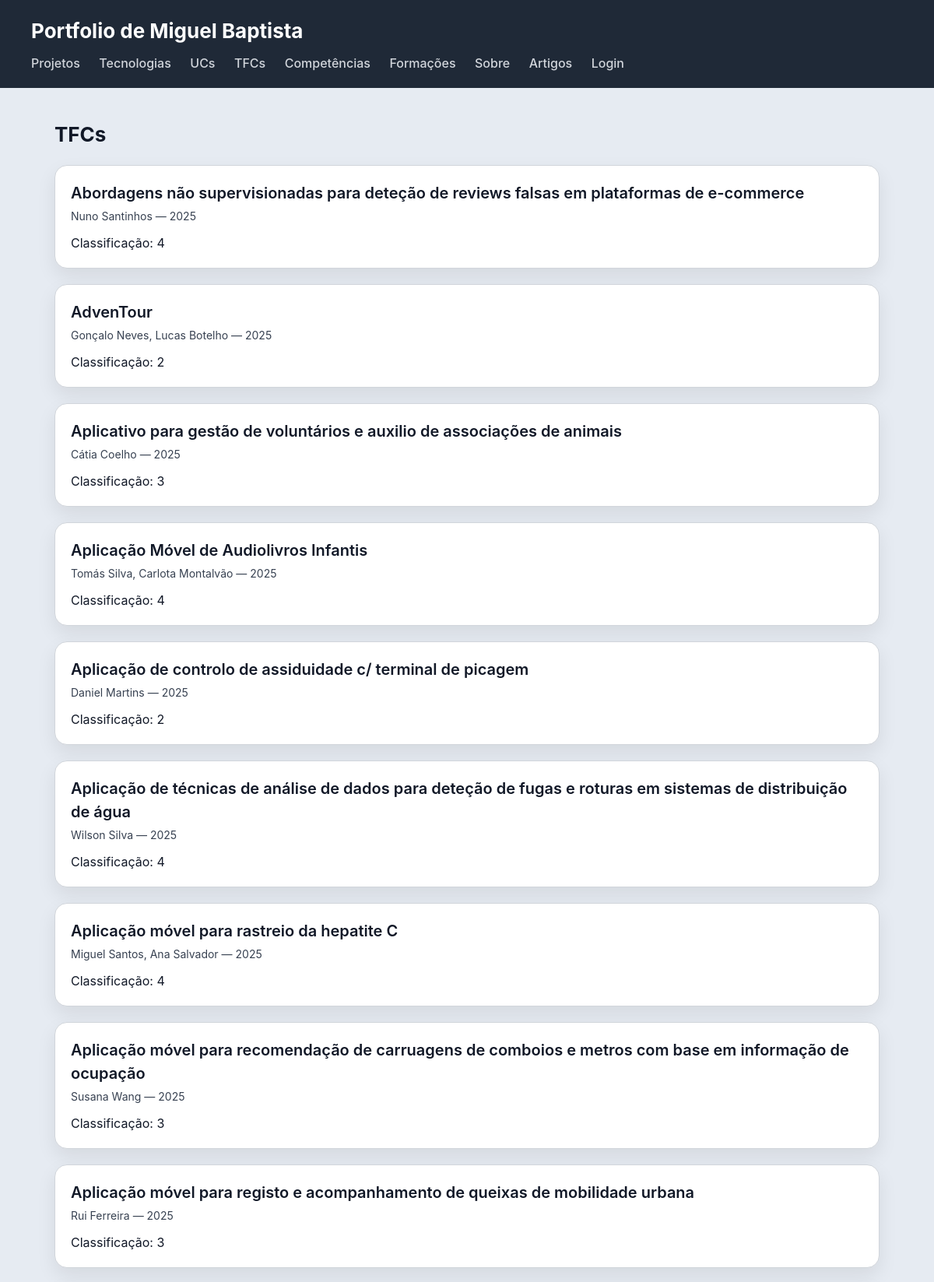
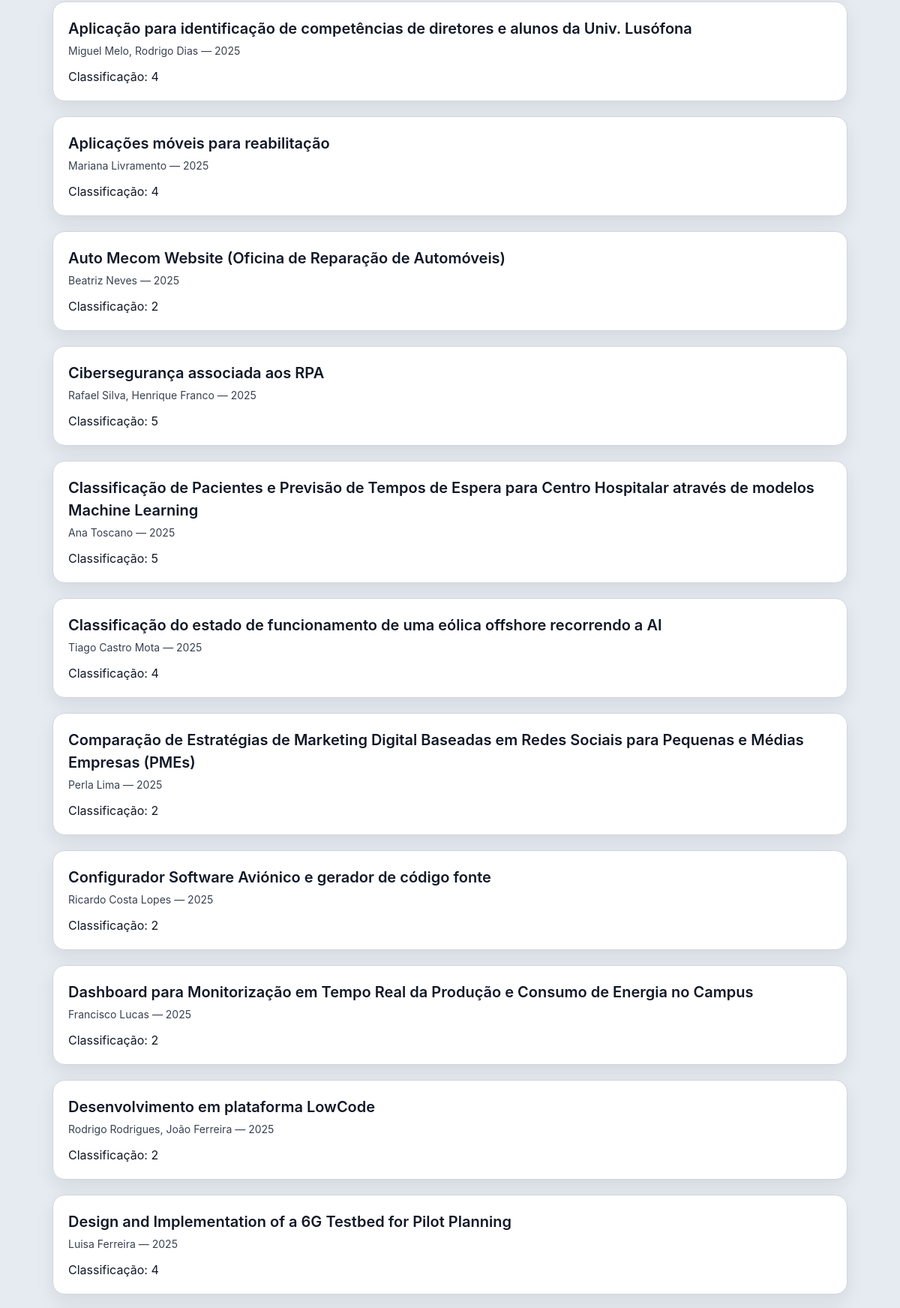
Screenshot of /portfolio/tfcs/ (upper part) with the database file from the repository (2 pictures, top to bottom).
### portfolio/models.py (models this page shows, shortened)
class TFC(models.Model):
    titulo = models.CharField(max_length=500)
    autor = models.CharField(max_length=300)
    orientador = models.CharField(max_length=300, blank=True)
    licenciatura_nome = models.CharField(max_length=300, blank=True)
    ano = models.IntegerField()
    email = models.EmailField(blank=True)
    url_pdf = models.URLField(max_length=500, blank=True, null=True)
    url_imagem = models.URLField(max_length=500, blank=True, null=True)
    resumo = models.TextField(blank=True)
    classificacao = models.IntegerField(default=3)
    class Meta:
        verbose_name = 'TFC'
        verbose_name_plural = 'TFCs'
        ordering = ['-ano']

### portfolio/views.py (the view)
# urls.py: path('tfcs/', views.tfcs_view, name='tfcs'),
def tfcs_view(request):
    tfcs = TFC.objects.all()
    return render(request, 'portfolio/tfcs.html', {'tfcs': tfcs})

### portfolio/templates/portfolio/tfcs.html
{% extends "portfolio/base.html" %}
{% block content %}
<h2>TFCs</h2>
<section>
    {% for tfc in tfcs %}
    <article>
        <header>
            <h3>{{ tfc.titulo }}</h3>
            <p>{{ tfc.autor }} — {{ tfc.ano }}</p>
        </header>
        <p>Classificação: {{ tfc.classificacao }}</p>
    </article>
    {% endfor %}
</section>
{% endblock %}

### portfolio/static/portfolio/styles.css (style rules this page uses)
* { box-sizing: border-box; margin: 0; padding: 0; }
body { font-family: "Inter", "Segoe UI", system-ui, -apple-system, sans-serif; background: #e6ebf2; color: #111827; line-height: 1.5; }
h2 { margin-bottom: 20px; font-size: 26px; }
section > article { background: white; padding: 20px; border-radius: 16px; border: 1px solid #d1d5db; box-shadow: 0 10px 25px rgba(0,0,0,0.08); transition: all 0.25s ease; margin-bottom: 20px; }
article > header { margin-bottom: 12px; }
article > header > h3 { font-size: 20px; font-weight: 600; margin-bottom: 4px; }
article > header > p { font-size: 14px; color: #374151; }
main > section { margin-bottom: 40px; padding-bottom: 20px; border-bottom: 1px solid #d1d5db; }

### rows the page displays
TFC: titulo "Abordagens não supervisionadas para deteção de reviews falsas em plataformas de e-commerce", autor "Nuno Santinhos", ano "2025", classificacao "4"
TFC: titulo "AdvenTour", autor "Gonçalo Neves, Lucas Botelho", ano "2025", classificacao "2"
TFC: titulo "Aplicativo para gestão de voluntários e auxilio de associações de animais", autor "Cátia Coelho", ano "2025", classificacao "3"
TFC: titulo "Aplicação Móvel de Audiolivros Infantis", autor "Tomás Silva, Carlota Montalvão", ano "2025", classificacao "4"
TFC: titulo "Aplicação de controlo de assiduidade c/ terminal de picagem", autor "Daniel Martins", ano "2025", classificacao "2"
TFC: titulo "Aplicação de técnicas de análise de dados para deteção de fugas e roturas em sistemas de distribuição de água", autor "Wilson Silva", ano "2025", classificacao "4"
TFC: titulo "Aplicação móvel para rastreio da hepatite C", autor "Miguel Santos, Ana Salvador", ano "2025", classificacao "4"
TFC: titulo "Aplicação móvel para recomendação de carruagens de comboios e metros com base em informação de ocupação", autor "Susana Wang", ano "2025", classificacao "3"
TFC: titulo "Aplicação móvel para registo e acompanhamento de queixas de mobilidade urbana", autor "Rui Ferreira", ano "2025", classificacao "3"
TFC: titulo "Aplicação para identificação de competências de diretores e alunos da Univ. Lusófona", autor "Miguel Melo, Rodrigo Dias", ano "2025", classificacao "4"
TFC: titulo "Aplicações móveis para reabilitação", autor "Mariana Livramento", ano "2025", classificacao "4"
TFC: titulo "Auto Mecom Website (Oficina de Reparação de Automóveis)", autor "Beatriz Neves", ano "2025", classificacao "2"
TFC: titulo "Cibersegurança associada aos RPA", autor "Rafael Silva, Henrique Franco", ano "2025", classificacao "5"
TFC: titulo "Classificação de Pacientes e Previsão de Tempos de Espera para Centro Hospitalar através de modelos Machine Learning", autor "Ana Toscano", ano "2025", classificacao "5"
TFC: titulo "Classificação do estado de funcionamento de uma eólica offshore recorrendo a AI", autor "Tiago Castro Mota", ano "2025", classificacao "4"
TFC: titulo "Comparação de Estratégias de Marketing Digital Baseadas em Redes Sociais para Pequenas e Médias Empresas (PMEs)", autor "Perla Lima", ano "2025", classificacao "2"
TFC: titulo "Configurador Software Aviónico e gerador de código fonte", autor "Ricardo Costa Lopes", ano "2025", classificacao "2"
TFC: titulo "Dashboard para Monitorização em Tempo Real da Produção e Consumo de Energia no Campus", autor "Francisco Lucas", ano "2025", classificacao "2"
TFC: titulo "Desenvolvimento em plataforma LowCode", autor "Rodrigo Rodrigues, João Ferreira", ano "2025", classificacao "2"
TFC: titulo "Design and Implementation of a 6G Testbed for Pilot Planning", autor "Luisa Ferreira", ano "2025", classificacao "4"
